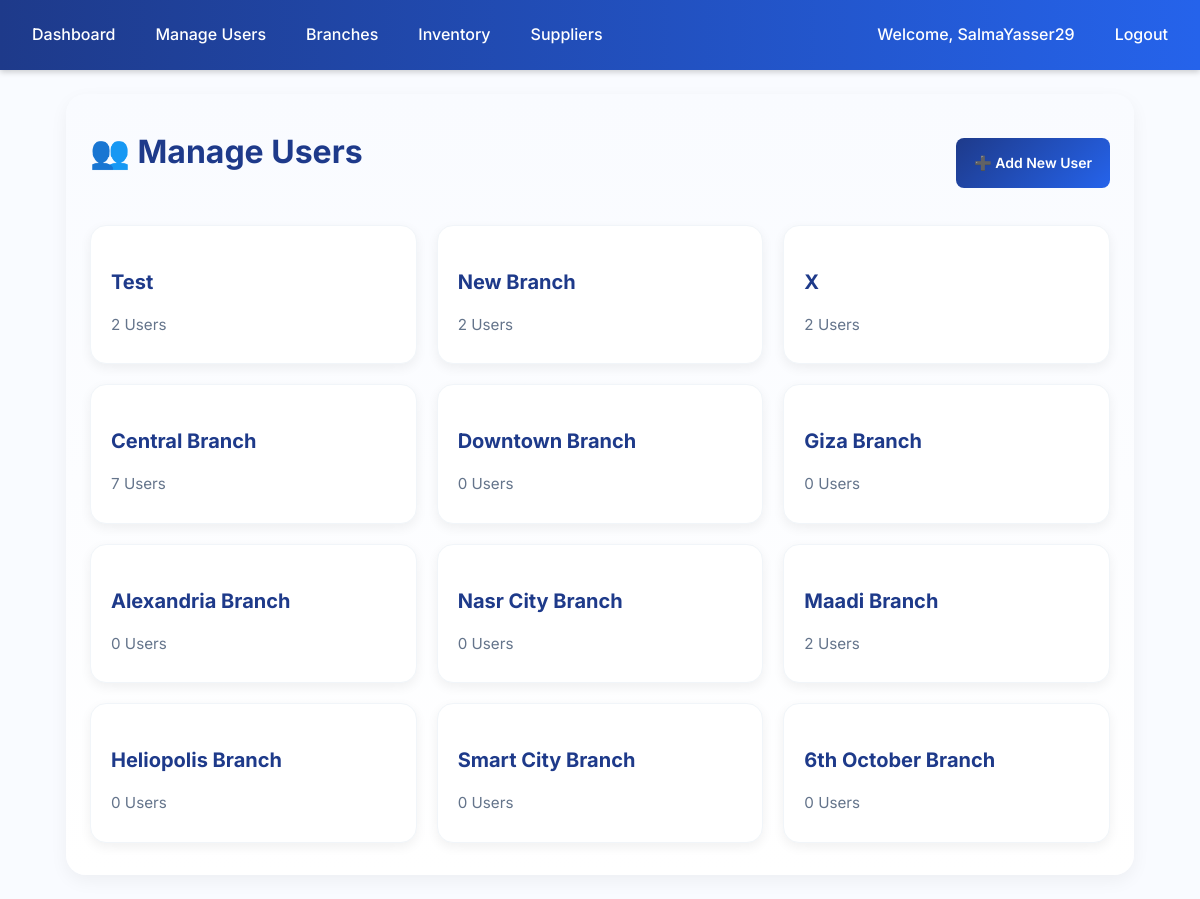
/accounts/manage_users/ (signed in), run on the app's committed database.
### accounts/models.py (models this page shows, shortened)
class User(AbstractUser):
    ROLE_CHOICES = (
        ('admin', 'Admin'),
        ('manager', 'Manager'),
        ('cashier', 'Cashier'),
    )
    role = models.CharField(max_length=20, choices=ROLE_CHOICES, default='cashier')
    branch = models.ForeignKey('branches.Branch', null=True, blank=True, on_delete=models.SET_NULL)
    added_by = models.ForeignKey(
        'self', null=True, blank=True, on_delete=models.SET_NULL, related_name='added_users'
    )
    profile_image = models.ImageField(upload_to="profiles/", null=True, blank=True)

### branches/models.py (models this page shows, shortened)
class Branch(models.Model):
    name = models.CharField(max_length=100)
    address = models.TextField(blank=True, null=True)
    city = models.CharField(max_length=50, blank=True, null=True)
    phone = models.CharField(max_length=20, blank=True, null=True)
    email = models.EmailField(blank=True, null=True)
    website = models.URLField(blank=True, null=True)

### accounts/views.py (the view)
# urls.py: path("manage_users/", views.manage_users, name="manage_users"),
@login_required
def manage_users(request):
    user = request.user
    if user.is_superuser:
        branches = Branch.objects.all()
        users_by_branch = {}
        for branch in branches:
            users_by_branch[branch] = User.objects.filter(branch=branch).exclude(id=user.id)
        return render(request, "accounts/manage_users.html", {"users_by_branch": users_by_branch})
    elif is_branch_admin(user):
        users = User.objects.filter(branch=user.branch).exclude(id=user.id)
        return render(request, "accounts/manage_users.html", {"users": users})
    else:
        return HttpResponseForbidden("You are not authorized to manage users.")

### accounts/templates/accounts/manage_users.html (shortened to what this page needs)
{% extends "accounts/layout.html" %}
{% block content %}
<div class="page-header">
    <h2 class="page-title">👥 Manage Users</h2>
    <a href="{% url 'accounts:add_user' %}" class="btn-primary">➕ Add New User</a>
</div>
<div class="branches-list">
    {% if request.user.is_superuser %}
        {% for branch, branch_users in users_by_branch.items %}
            <a href="{% url 'accounts:branch_users' branch.id %}" class="branch-card">
                <h3>{{ branch.name }}</h3>
                <p>{{ branch_users|length }} User{{ branch_users|length|pluralize }}</p>
            </a>
        {% endfor %}
    {% elif request.user.role == "admin" %}
        <a href="{% url 'accounts:branch_users' request.user.branch.id %}" class="branch-card">
            <h3>{{ request.user.branch.name }}</h3>
            <p>{{ request.user.branch.user_set.count }} Users</p>
        </a>
    {% endif %}
</div>
{% endblock %}

### accounts/templates/accounts/layout.html (shortened to what this page needs)
{% load static %}
<!DOCTYPE html>
<html lang="en">
<head>
    <link rel="stylesheet" href="{% static 'css/styles.css' %}">
    <link rel="stylesheet" href="https://cdn.jsdelivr.net/npm/bootstrap-icons@1.11.1/font/bootstrap-icons.css">
</head>
<body>
    {% if user.is_authenticated and request.resolver_match.url_name != "login" %}
        <nav class="navbar">
            <a href="{% url 'accounts:dashboard' %}">Dashboard</a>
            {% if user.is_superuser %}
                <a href="{% url 'accounts:manage_users' %}">Manage Users</a>
                <a href="{% url 'branches:index' %}">Branches</a>
                <a href="{% url 'inventory:index' %}">Inventory</a>
                <a href="{% url 'inventory:supplier_list' %}?branch={{ user.branch.id }}">Suppliers</a>
            {% elif user.role == "manager" %}
                <a href="{% url 'reports:dashboard' %}?branch={{ user.branch.id }}">Reports</a>
            {% elif user.role == "cashier" %}
                <a href="{% url 'customers:index' %}?branch={{ user.branch.id }}">Customers</a>
                <a href="{% url 'sales:pos' %}?branch={{ user.branch.id }}">Sales</a>
            {% endif %}
            <span class="navbar-text" style="margin-left: auto;">
                <a href="{% url 'accounts:profile' %}">Welcome, {{ user.get_full_name|default:user.username }}</a>
            </span>
            <a href="{% url 'accounts:logout' %}">Logout</a>
        </nav>
    {% endif %}
    <main class="container">
        {% block content %}{% endblock %}
    </main>
</body>
</html>

### accounts/static/css/styles.css (style rules this page uses)
:root { --blue-dark: #1e3a8a; --blue: #2563eb; --blue-light: #3b82f6; --blue-lighter: #60a5fa; --blue-soft: #93c5fd; --red-dark: #b91c1c; --red: #ef4444; --red-light: #f87171; --green-dark: #15803d; --green: #16a34a; --green-light: #22c55e; --green-lighter: #4ade80; --green-soft: #bbf7d0; --teal-dark: #0f766e; --teal: #14b8a6; --teal-light: #2dd4bf; --teal-lighter: #5eead4; --teal-soft: #ccfbf1; --yellow-dark: #d97706; --yellow: #facc15; --yellow-light: #fde047; --gray-dark: #1f2937; --gray: #6b7280; --gray-light: #d1d5db; --gray-lighter: #f3f4f6; --gray-soft: #e5e7eb; --bg-light: #f9fbff; --text-dark: #1e293b; --text-muted: #64748b; }
body { font-family: "Inter", sans-serif; background: var(--bg-light); color: var(--text-dark); margin: 0; line-height: 1.6; }
a { text-decoration: none; color: inherit; }
.navbar { background: linear-gradient(90deg, var(--blue-dark), var(--blue)); padding: 14px 20px; display: flex; gap: 16px; align-items: center; color: #fff; box-shadow: 0 2px 6px rgba(0, 0, 0, 0.2); }
.navbar a { color: #fff; padding: 8px 12px; border-radius: 6px; font-weight: 500; transition: background 0.2s, transform 0.2s; }
.container { max-width: 85%; margin: 24px auto; padding: 32px 24px; background: linear-gradient(180deg, #f9fbff 0%, #ffffff 100%); border-radius: 20px; box-shadow: 0 6px 18px rgba(0, 0, 0, 0.05); animation: fadeIn 0.6s ease-in-out; }
.page-header { display: flex; justify-content: space-between; align-items: center; margin-bottom: 24px; }
.page-title { font-size: 1.5rem; font-weight: 700; color: var(--blue-dark); margin: 0; margin-bottom: 3vh; }
button, .btn-primary, .btn-secondary, .btn-danger, .btn-warning, .btn-success, .btn-info { display: inline-flex; align-items: center; justify-content: center; height: 50px; padding: 0 18px; border-radius: 8px; font-weight: 600; cursor: pointer; transition: background 0.3s, transform 0.2s, box-shadow 0.3s; border: none; font-size: 14px; }
.btn-primary { background: linear-gradient(135deg, var(--blue-dark), var(--blue)); color: #fff; }
.branches-list { display: grid; grid-template-columns: repeat(auto-fit, minmax(260px, 1fr)); gap: 20px; }
.branch-card { background: #fff; padding: 20px; border-radius: 14px; border: 1px solid #f1f5f9; box-shadow: 0 3px 8px rgba(0,0,0,0.05); transition: transform 0.2s, box-shadow 0.2s, background 0.3s; }
.branch-card h3 { font-size: 1.1rem; font-weight: 700; color: var(--blue-dark); margin-bottom: 6px; }
.branch-card p { font-size: 0.95rem; color: var(--text-muted); }
.branches-list { display: grid; grid-template-columns: repeat(auto-fit, minmax(260px, 1fr)); gap: 20px; margin-top: 20px; }
.branch-card { background: #fff; padding: 20px; border-radius: 16px; border: 1px solid #f1f5f9; box-shadow: 0 4px 12px rgba(0,0,0,0.06); transition: transform 0.25s, box-shadow 0.3s, background 0.3s; position: relative; }
.branch-card h3 { font-size: 1.25rem; font-weight: 700; color: var(--blue-dark); margin-bottom: 12px; }
.branch-card p { font-size: 0.95rem; color: var(--text-muted); margin-bottom: 6px; }
.page-title { font-size: 1.8rem; font-weight: 700; color: var(--blue-dark); margin-bottom: 1rem; }
.page-title { font-size: 2rem; margin-bottom: 1.5rem; color: var(--blue-dark); font-weight: 700; }

### data on the page
User: get_full_name "SalmaYasser29"
Branch: name "Test", branch_users "2"
Branch: name "New Branch", branch_users "2"
Branch: name "X", branch_users "2"
Branch: name "Central Branch", branch_users "7"
Branch: name "Downtown Branch", branch_users "0"
Branch: name "Giza Branch", branch_users "0"
Branch: name "Alexandria Branch", branch_users "0"
Branch: name "Nasr City Branch", branch_users "0"
Branch: name "Maadi Branch", branch_users "2"
Branch: name "Heliopolis Branch", branch_users "0"
Branch: name "Smart City Branch", branch_users "0"
Branch: name "6th October Branch", branch_users "0"
